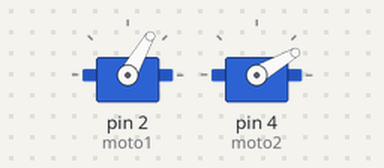
A sketch run on a simulated Arduino Uno, built with avr-gcc and run on an emulated ATmega328P. Shown: 2 × servo.

Above: at 0.05 s.
At 5.0 s:
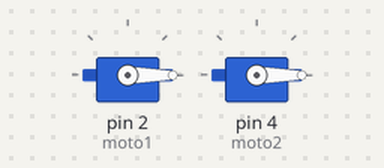
Timing chart, 0 to 6.5 s (numbered marks = the images above):
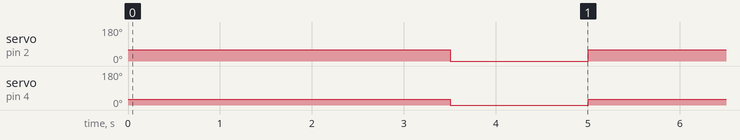

Measured:
- by itself, servo on pin 2 (moto1): alternates 60° for 3.5 s and 0° for 1.5 s
- by itself, servo on pin 4 (moto2): alternates 30° for 3.5 s and 0° for 1.5 s

The sketch:

FORWARD-KINEMATIC.ino
```cpp
#include <Servo.h>

Servo  moto1;
Servo  moto2;
double L1=5;
double L2=5;
const double pi=3.14;
  double x;
double y;
  double Q1;
  double Q2;
  double Q;
void setup(){

  moto1.attach(2); //motor1 connected to pin2 arduino

  moto2.attach(4);   //motor2 connected to pin4 arduino
}
void loop(){
 Q1=60;     //assumption angles to find the forward kinematic
  Q2=30;
   Q=Q1+Q2;
  x=L1*cos(Q1*(pi/180))+L2*cos(Q*(pi/180));   //THE value of x=2.5
  y=L1*sin(Q1*(pi/180)) + L2*sin(Q*(pi/180));      //Th value of y=9.33
  printf("x value is %lf \n", x);
  printf("y value is   \n", y);
  moto1.write(Q1); //motor1 will rotate at 60 degree
  moto2.write(Q2);   //motor1 will rotate at 30 degree

  delay(3500);

  moto1.write(0);
  moto2.write(0);
    delay(1500);
}
```
